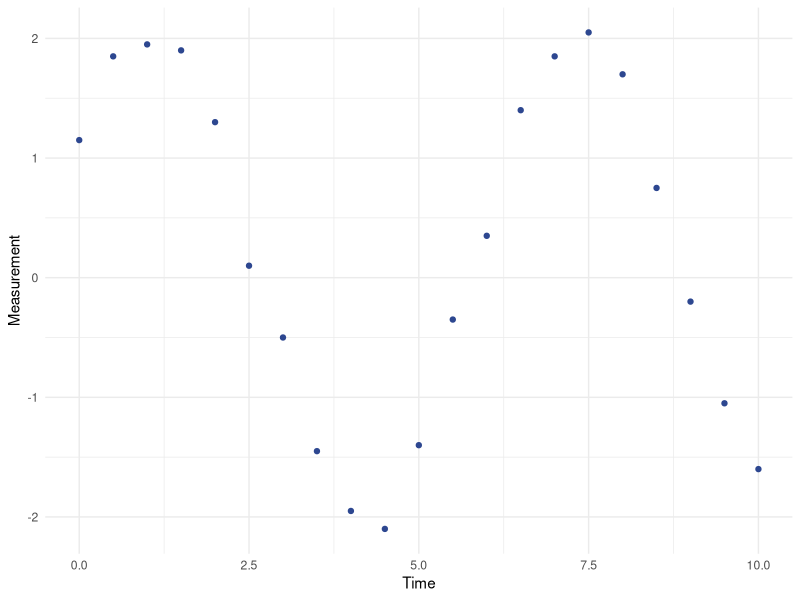
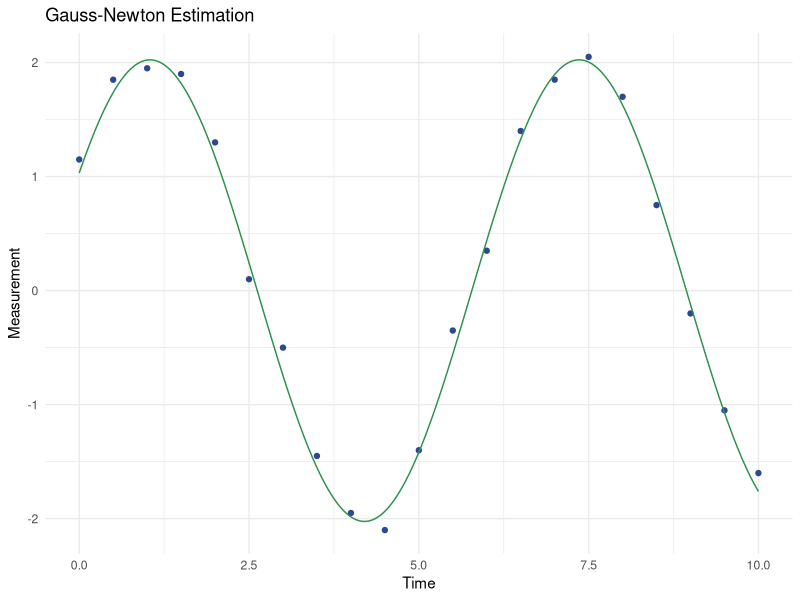

These figures' R source, in order:
## ---- chunk 1
knitr::opts_chunk$set(echo = TRUE)
library(tidyverse)
library(viridis)
## ---- chunk 2
data <- data.frame((1:21)/2-.5,c(1.15,1.85,1.95,1.9,1.3,.1,-.5,-1.45,-1.95,-2.1,-1.4,-.35,.35,1.4,1.85,2.05,1.7,.75,-.2,-1.05,-1.6))
names(data) <- c("t","y")
data
ggplot(data)+
  geom_point(aes(x=t,y=y), color="#2D4790")+
  labs(x="Time",y="Measurement")+
  theme_minimal()
## ---- chunk 3
results <- data.matrix(data.frame(1,1,1))
names(results) <- c("A","omega","phi")
jacobian <- function(x){
  a <- -sin(x[2]*data["t"]+x[3])
  b <- -x[1]*data["t"]*cos(x[2]*data["t"]+x[3])
  c <- -x[1]*cos(x[2]*data["t"]+x[3])
  data.matrix(data.frame(a,b,c))
}

normdiff = 1
i = 1
while (normdiff > 10^(-50)){
  r <- data.matrix(data.frame(data["y"]-results[i,1]*sin(results[i,2]*data["t"]+results[i,3])))
  results <- rbind(results, t(data.matrix(results[i,])-solve(t(jacobian(results[i,])) %*% jacobian(results[i,])) %*% t(jacobian(results[i,])) %*% r))
  normdiff <- norm(results[i+1],type="2")-norm(results[i],type="2")
  i <- i+1
}

estimation <- data.frame((1:2001)/200-.005)
names(estimation) <- "t"
estimation["b"] <- results[7,1]*sin(results[7,2]*estimation["t"]+results[7,3])

results[7,]
ggplot()+
  geom_point(data=data, aes(x=t,y=y), color="#2D4790")+
  geom_line(data=estimation, aes(x=t,y=b), color="#2D904E")+
  labs(title="Gauss-Newton Estimation",x="Time",y="Measurement")+
  theme_minimal()

